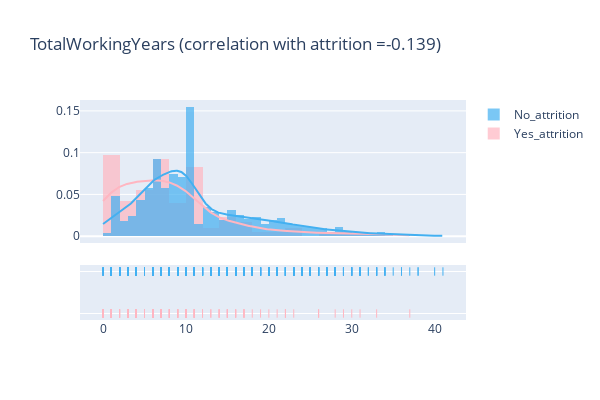

Notebook code cell kept with this figure:
### Code cell
plot_distribution('TotalWorkingYears', False)

### Figure 1 — Plotly figure (JSON) as saved in the notebook; plotly's stock layout.template omitted (floating-point values rounded to 4 significant figures; data arrays with more than 128 entries replaced by an {"elided": "..."} marker saying what was removed)
{"data": [{"autobinx": false, "histnorm": "probability density", "legendgroup": "Yes_attrition", "marker": {"color": "lightpink"}, "name": "Yes_attrition", "opacity": 0.7, "type": "histogram", "x": {"elided": "200 int values"}, "xaxis": "x", "xbins": {"end": 37, "size": false, "start": 0}, "yaxis": "y"}, {"autobinx": false, "histnorm": "probability density", "legendgroup": "No_attrition", "marker": {"color": "#43b0f1"}, "name": "No_attrition", "opacity": 0.7, "type": "histogram", "x": {"elided": "1477 int values"}, "xaxis": "x", "xbins": {"end": 41, "size": false, "start": 0}, "yaxis": "y"}, {"legendgroup": "Yes_attrition", "marker": {"color": "lightpink"}, "mode": "lines", "name": "Yes_attrition", "showlegend": false, "type": "scatter", "x": {"elided": "500 float values"}, "xaxis": "x", "y": {"elided": "500 float values"}, "yaxis": "y"}, {"legendgroup": "No_attrition", "marker": {"color": "#43b0f1"}, "mode": "lines", "name": "No_attrition", "showlegend": false, "type": "scatter", "x": {"elided": "500 float values"}, "xaxis": "x", "y": {"elided": "500 float values"}, "yaxis": "y"}, {"legendgroup": "Yes_attrition", "marker": {"color": "lightpink", "symbol": "line-ns-open"}, "mode": "markers", "name": "Yes_attrition", "showlegend": false, "type": "scatter", "x": {"elided": "200 int values"}, "xaxis": "x", "y": {"elided": "200 str values"}, "yaxis": "y2"}, {"legendgroup": "No_attrition", "marker": {"color": "#43b0f1", "symbol": "line-ns-open"}, "mode": "markers", "name": "No_attrition", "showlegend": false, "type": "scatter", "x": {"elided": "1477 int values"}, "xaxis": "x", "y": {"elided": "1477 str values"}, "yaxis": "y2"}], "layout": {"barmode": "overlay", "height": 400, "hovermode": "closest", "legend": {"traceorder": "reversed"}, "title": {"text": "TotalWorkingYears (correlation with attrition =-0.139)"}, "width": 600, "xaxis": {"anchor": "y2", "domain": [0, 1], "zeroline": false}, "yaxis": {"anchor": "free", "domain": [0.35, 1], "position": 0}, "yaxis2": {"anchor": "x", "domain": [0, 0.25], "dtick": 1, "showticklabels": false}}}
